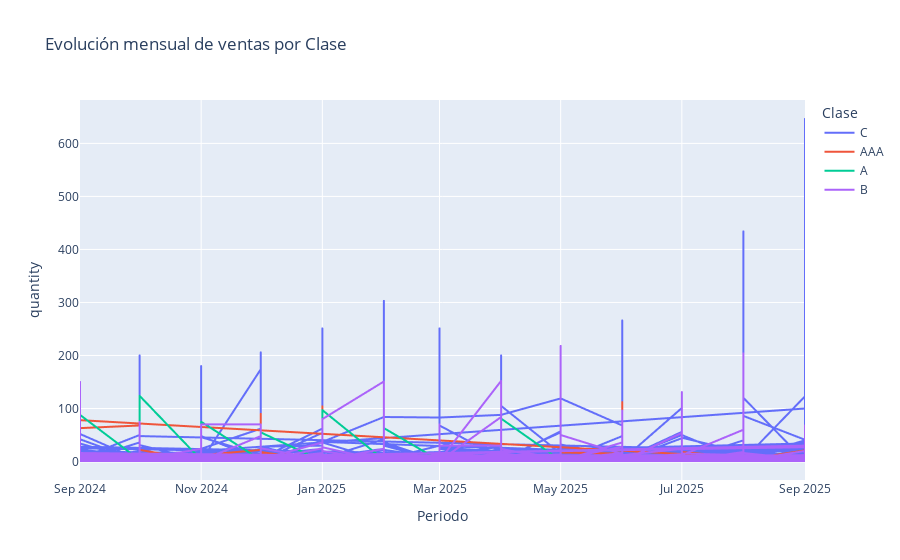

Notebook source saved alongside this figure:
### Code cell
import plotly.express as px

fig = px.line(
    df_resumen_dia,
    x="Periodo", y="quantity",
    color="Clase",
    title="Evolución mensual de ventas por Clase"
)
fig.show()

### Figure 1 — Plotly figure (JSON) as saved in the notebook; plotly's stock layout.template omitted (floating-point values rounded to 4 significant figures; data arrays with more than 128 entries replaced by an {"elided": "..."} marker saying what was removed)
{"data": [{"hovertemplate": "Clase=C<br>Periodo=%{x}<br>quantity=%{y}<extra></extra>", "legendgroup": "C", "line": {"color": "#636efa", "dash": "solid"}, "marker": {"symbol": "circle"}, "mode": "lines", "name": "C", "showlegend": true, "type": "scattergl", "x": {"elided": "8051 str values"}, "xaxis": "x", "y": {"elided": "8051 float values"}, "yaxis": "y"}, {"hovertemplate": "Clase=AAA<br>Periodo=%{x}<br>quantity=%{y}<extra></extra>", "legendgroup": "AAA", "line": {"color": "#EF553B", "dash": "solid"}, "marker": {"symbol": "circle"}, "mode": "lines", "name": "AAA", "showlegend": true, "type": "scattergl", "x": {"elided": "413 str values"}, "xaxis": "x", "y": {"elided": "413 float values"}, "yaxis": "y"}, {"hovertemplate": "Clase=A<br>Periodo=%{x}<br>quantity=%{y}<extra></extra>", "legendgroup": "A", "line": {"color": "#00cc96", "dash": "solid"}, "marker": {"symbol": "circle"}, "mode": "lines", "name": "A", "showlegend": true, "type": "scattergl", "x": ["2024-09-01T00:00:00.000000000", "2024-10-01T00:00:00.000000000", "2024-10-01T00:00:00.000000000", "2024-11-01T00:00:00.000000000", "2024-11-01T00:00:00.000000000", "2024-12-01T00:00:00.000000000", "2024-12-01T00:00:00.000000000", "2025-01-01T00:00:00.000000000", "2025-01-01T00:00:00.000000000", "2025-02-01T00:00:00.000000000", "2025-02-01T00:00:00.000000000", "2025-03-01T00:00:00.000000000", "2025-04-01T00:00:00.000000000", "2025-04-01T00:00:00.000000000", "2025-04-01T00:00:00.000000000", "2025-04-01T00:00:00.000000000", "2025-05-01T00:00:00.000000000"], "xaxis": "x", "y": [88.0, 3.0, 124.0, 3.0, 75.0, 3.0, 55.0, 1.0, 97.0, 3.0, 63.0, 2.0, 1.0, 82.0, 60.0, 81.0, 2.0], "yaxis": "y"}, {"hovertemplate": "Clase=B<br>Periodo=%{x}<br>quantity=%{y}<extra></extra>", "legendgroup": "B", "line": {"color": "#ab63fa", "dash": "solid"}, "marker": {"symbol": "circle"}, "mode": "lines", "name": "B", "showlegend": true, "type": "scattergl", "x": {"elided": "2042 str values"}, "xaxis": "x", "y": {"elided": "2042 float values"}, "yaxis": "y"}], "layout": {"legend": {"title": {"text": "Clase"}, "tracegroupgap": 0}, "title": {"text": "Evolución mensual de ventas por Clase"}, "xaxis": {"anchor": "y", "domain": [0, 1], "title": {"text": "Periodo"}}, "yaxis": {"anchor": "x", "domain": [0, 1], "title": {"text": "quantity"}}}}
